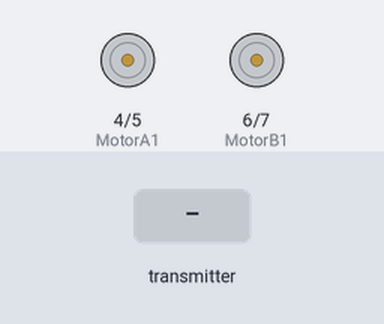
Simulated run of this sketch. Board: Arduino Uno, built with avr-gcc and run on an emulated ATmega328P. Parts: motor-driver pin pairs drawn as motors (green arrow = first pin HIGH = forward, orange = second pin HIGH = backward, longer = more drive, scaled by the enable pin). The test bench sets the inputs (shaded band). No radio packets arrive unless stated.

Above: at 1.2 s.
1.3 s: the transmitter starts sending xAxis = 0
At 1.7 s:
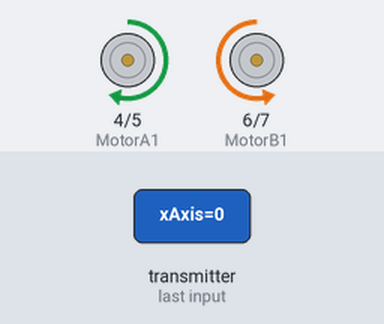
2.8 s: the transmitter starts sending yAxis = 512
At 4.0 s:
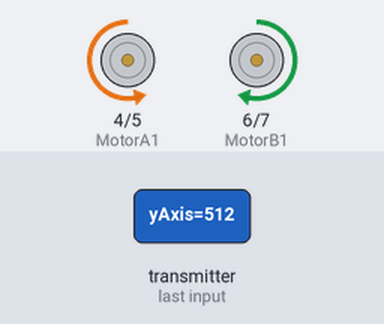
4.3 s: the transmitter starts sending yAxis = 0
At 5.2 s:
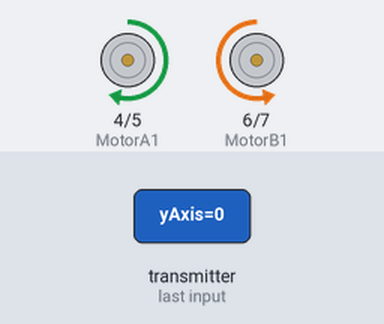
5.8 s: the transmitter starts sending yAxis = 1023
At 6.3 s:
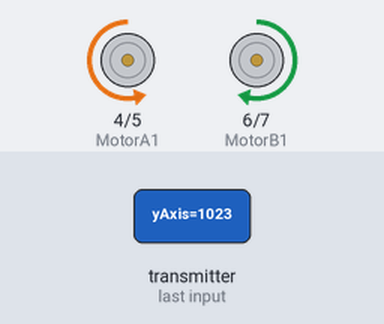
Timing chart, 0 to 8.3 s (numbered marks = the images above; inputs shaded):
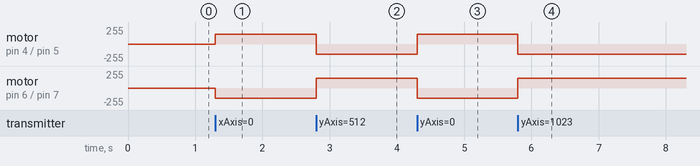

Measured:
- after the input at 1.3 s, motor on pin 4 (MotorA1) / pin 5 (MotorA2): stopped → forward 150/255 at once; motor on pin 6 (MotorB1) / pin 7 (MotorB2): stopped → backward 150/255 at once
- after the input at 2.8 s, motor on pin 4 (MotorA1) / pin 5 (MotorA2): forward 150/255 → backward 150/255 at once; motor on pin 6 (MotorB1) / pin 7 (MotorB2): backward 150/255 → forward 150/255 at once
- after the input at 4.3 s, motor on pin 4 (MotorA1) / pin 5 (MotorA2): backward 150/255 → forward 150/255 at once; motor on pin 6 (MotorB1) / pin 7 (MotorB2): forward 150/255 → backward 150/255 at once
- after the input at 5.8 s, motor on pin 4 (MotorA1) / pin 5 (MotorA2): forward 150/255 → backward 150/255 at once; motor on pin 6 (MotorB1) / pin 7 (MotorB2): backward 150/255 → forward 150/255 at once

The sketch:

Medbot__receiver.ino
```cpp
#include<SPI.h>
#include<nRF24L01.h>
#include<RF24.h>

const byte address[6] = "00001"; //for creating communication between two nrf modules we need to create a pipe with an address.

int ENA = 3;//for turning the motors ON, OFF and control its speed
int ENB = 9;//for turning the motors ON, OFF and control its speed
int MotorA1 = 4;//for controlling motor A1
int MotorA2 = 5;//for controlling motor A2
int MotorB1 = 6;//for controlling motor B1
int MotorB2 = 7;//for controlling motor B2

RF24 radio(8, 10);

struct data
{
  int xAxis;
  int yAxis;
};

data receive_data;


void setup()//setup code which will run once
{
Serial.begin(9600);// intiate serial communication 9600 = baud rate
radio.begin();
radio.openReadingPipe(0,address);// for opening the pipe.
radio.setPALevel(RF24_PA_MIN);// defining minimum amount of transmitting power which will help in draining minimum power consumption we can also set it to maximum as to achieve maximum range.
radio.setDataRate(RF24_250KBPS);// defining the data rate of transmission 250 KB
radio.startListening();
pinMode(ENA, OUTPUT);//for turning the motors ON, OFF and control its speed
pinMode(ENB, OUTPUT);//for turning the motors ON, OFF and control its speed
pinMode(MotorA1, OUTPUT);//for controlling motor A1
pinMode(MotorA2, OUTPUT);//for controlling motor A2
pinMode(MotorB1, OUTPUT);//for controlling motor B1
pinMode(MotorB2, OUTPUT);//for controlling motor B2
}

void loop()// used to make code repeat
{
 while(radio.available())//turning motors HIGH and LOW for the motion of robot
 {
  radio.read(&receive_data, sizeof(data));
   if(receive_data.yAxis > 400)
    {
      digitalWrite(MotorA1, LOW);
      digitalWrite(MotorA2, HIGH);
      digitalWrite(MotorB1, HIGH);
      digitalWrite(MotorB2, LOW);
      analogWrite(ENA, 150);
      analogWrite(ENB, 150);
    }
   else if(receive_data.yAxis < 320)
    {
      digitalWrite(MotorA1, HIGH);
      digitalWrite(MotorA2, LOW);
      digitalWrite(MotorB1, LOW);
      digitalWrite(MotorB2, HIGH);
      analogWrite(ENA, 150);
      analogWrite(ENB, 150);
    }
   else if(receive_data.xAxis < 320)
    {
      digitalWrite(MotorA1, HIGH);
      digitalWrite(MotorA2, LOW);
      digitalWrite(MotorB1, HIGH);
      digitalWrite(MotorB2, LOW);
      analogWrite(ENA, 150);
      analogWrite(ENB, 150);
    }
   else if(receive_data.xAxis > 400)
    {
      digitalWrite(MotorA1, LOW);
      digitalWrite(MotorA2, HIGH);
      digitalWrite(MotorB1, LOW);
      digitalWrite(MotorB2, HIGH);
      analogWrite(ENA, 150);
      analogWrite(ENB, 150);
    }
   else // for neutral position
    {
      digitalWrite(MotorA1, LOW);
      digitalWrite(MotorA2, LOW);
      digitalWrite(MotorB1, LOW);
      digitalWrite(MotorB2, LOW);
      analogWrite(ENA, 0);
      analogWrite(ENB, 0);
    }
 }
}
```
